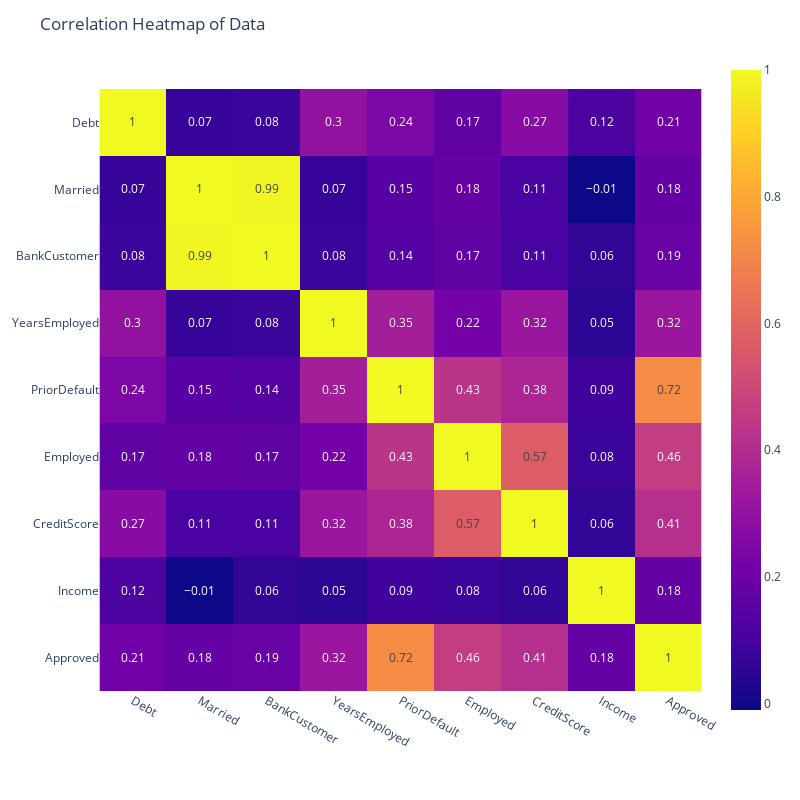

The cell this chart's notebook holds for it:
### Code cell
corr = new_credit.corr()
corr_rounded = np.around(corr, 2)
fig = px.imshow(corr_rounded, text_auto = True)
fig.update_layout(
    width = 800, 
    height = 800,
    title_text = 'Correlation Heatmap of Data'
)
fig.show()
fig.write_html('c-map2')

### Figure 1 — Plotly figure (JSON) as saved in the notebook; plotly's stock layout.template omitted (floating-point values rounded to 4 significant figures)
{"data": [{"coloraxis": "coloraxis", "hovertemplate": "x: %{x}<br>y: %{y}<br>color: %{z}<extra></extra>", "name": "0", "texttemplate": "%{z}", "type": "heatmap", "x": ["Debt", "Married", "BankCustomer", "YearsEmployed", "PriorDefault", "Employed", "CreditScore", "Income", "Approved"], "xaxis": "x", "y": ["Debt", "Married", "BankCustomer", "YearsEmployed", "PriorDefault", "Employed", "CreditScore", "Income", "Approved"], "yaxis": "y", "z": [[1, 0.07, 0.08, 0.3, 0.24, 0.17, 0.27, 0.12, 0.21], [0.07, 1, 0.99, 0.07, 0.15, 0.18, 0.11, -0.01, 0.18], [0.08, 0.99, 1, 0.08, 0.14, 0.17, 0.11, 0.06, 0.19], [0.3, 0.07, 0.08, 1, 0.35, 0.22, 0.32, 0.05, 0.32], [0.24, 0.15, 0.14, 0.35, 1, 0.43, 0.38, 0.09, 0.72], [0.17, 0.18, 0.17, 0.22, 0.43, 1, 0.57, 0.08, 0.46], [0.27, 0.11, 0.11, 0.32, 0.38, 0.57, 1, 0.06, 0.41], [0.12, -0.01, 0.06, 0.05, 0.09, 0.08, 0.06, 1, 0.18], [0.21, 0.18, 0.19, 0.32, 0.72, 0.46, 0.41, 0.18, 1]]}], "layout": {"coloraxis": {"colorscale": [[0, "#0d0887"], [0.1111, "#46039f"], [0.2222, "#7201a8"], [0.3333, "#9c179e"], [0.4444, "#bd3786"], [0.5556, "#d8576b"], [0.6667, "#ed7953"], [0.7778, "#fb9f3a"], [0.8889, "#fdca26"], [1, "#f0f921"]]}, "height": 800, "margin": {"t": 60}, "title": {"text": "Correlation Heatmap of Data"}, "width": 800, "xaxis": {"anchor": "y", "autorange": true, "constrain": "domain", "domain": [0, 1], "range": [-0.5, 8.5], "scaleanchor": "y", "type": "category"}, "yaxis": {"anchor": "x", "autorange": true, "constrain": "domain", "domain": [0.04394, 0.9561], "range": [8.5, -0.5], "type": "category"}}}
